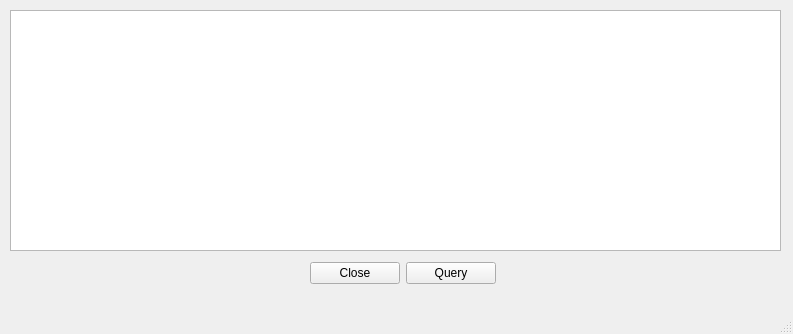
<?xml version="1.0" encoding="UTF-8"?>
<ui version="4.0">
 <class>MainWindow</class>
 <widget class="QMainWindow" name="MainWindow">
  <property name="geometry">
   <rect>
    <x>0</x>
    <y>0</y>
    <width>793</width>
    <height>334</height>
   </rect>
  </property>
  <property name="windowTitle">
   <string>MainWindow</string>
  </property>
  <widget class="QWidget" name="centralwidget">
   <widget class="QTableWidget" name="tableWidget">
    <property name="geometry">
     <rect>
      <x>10</x>
      <y>10</y>
      <width>771</width>
      <height>241</height>
     </rect>
    </property>
   </widget>
   <widget class="QWidget" name="">
    <property name="geometry">
     <rect>
      <x>310</x>
      <y>260</y>
      <width>186</width>
      <height>27</height>
     </rect>
    </property>
    <layout class="QHBoxLayout" name="horizontalLayout">
     <item>
      <widget class="QPushButton" name="pushButton">
       <property name="text">
        <string>Close</string>
       </property>
      </widget>
     </item>
     <item>
      <widget class="QPushButton" name="pushButton_2">
       <property name="text">
        <string>Query</string>
       </property>
      </widget>
     </item>
    </layout>
   </widget>
  </widget>
  <widget class="QMenuBar" name="menubar">
   <property name="geometry">
    <rect>
     <x>0</x>
     <y>0</y>
     <width>793</width>
     <height>22</height>
    </rect>
   </property>
  </widget>
  <widget class="QStatusBar" name="statusbar"/>
 </widget>
 <resources/>
 <connections>
  <connection>
   <sender>pushButton</sender>
   <signal>clicked()</signal>
   <receiver>MainWindow</receiver>
   <slot>close()</slot>
   <hints>
    <hint type="sourcelabel">
     <x>167</x>
     <y>177</y>
    </hint>
    <hint type="destinationlabel">
     <x>168</x>
     <y>177</y>
    </hint>
   </hints>
  </connection>
 </connections>
</ui>
